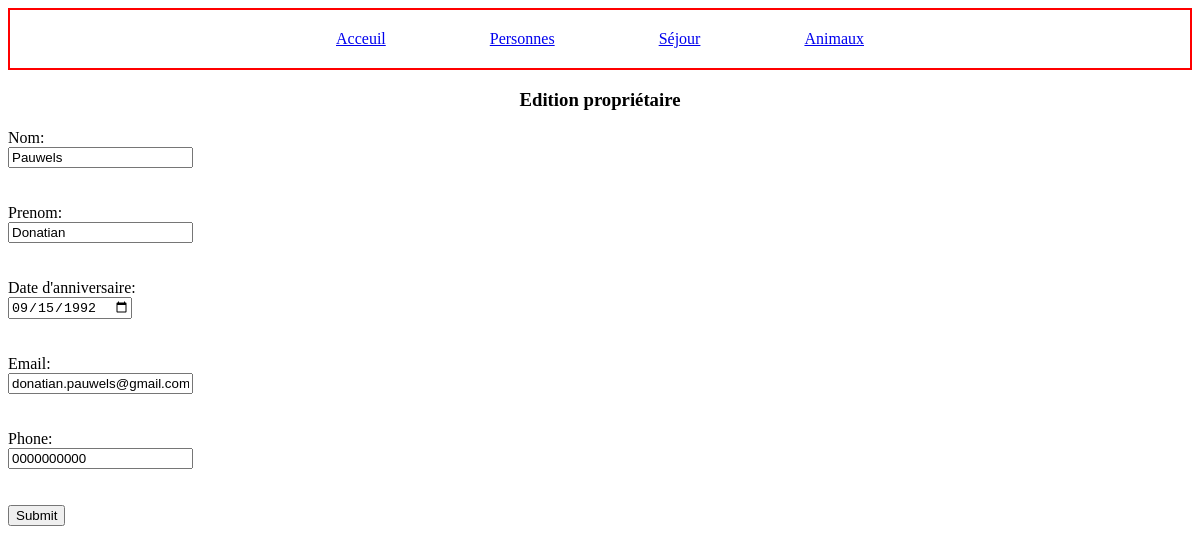
Screenshot of /person/edit/52 with the database file from the repository.
### tables this page shows
CREATE TABLE IF NOT EXISTS `t_persons` (
  `id` int(11) NOT NULL AUTO_INCREMENT,
  `name_person` varchar(50) NOT NULL,
  `firstname_person` varchar(50) NOT NULL,
  `bday_person` date NOT NULL,
  `email_person` varchar(120) NOT NULL,
  `phone_person` varchar(12) NOT NULL,
  PRIMARY KEY (`id`)
);

### Public/index.php (called while the page is built, shortened)
<?php
$router = new Router();
?>

### Models/dao/DAO.php (called while the page is built, shortened)
<?php
abstract class DAO implements DAOInterface {
    protected $db;
    protected $table;
    public function __construct ($table) {
        $this->table = $table;
        $this->db = new PDO('mysql:host=localhost;dbname=chenildp', 'root', '');
        $this->db->setAttribute(PDO::ATTR_ERRMODE, PDO::ERRMODE_EXCEPTION);
    }
    public function fetch ($id) {
        $statement = $this->db->prepare("SELECT * FROM {$this->table} WHERE id =?");
        try {
            $statement->execute([$id]);
            $result = $statement->fetch(PDO::FETCH_ASSOC);
            if ($result) {
                return $this->create($result);
            }
            return false;
        } catch (PDOException $exception) {
            var_dump($exception);
            return false;
        }
    }
}

### Models/Entities/Entity.php (called while the page is built, shortened)
<?php
abstract class Entity implements EntityInterface {
    public static function find ($id) {
        return (new static::$dao_name())->fetch($id);
    }
}

### Models/dao/PersonDAO.php (called while the page is built, shortened)
<?php
class PersonDAO extends DAO
{
    public function create($data)
    {
        if (!is_object($data)) {
            return new Person(
                isset($data['id']) ? $data['id'] : 0,
                $data['name_person'],
                $data['firstname_person'],
                $data['bday_person'],
                $data['email_person'],
                $data['phone_person'],
            );
        }
        return false;
    }
}

### Models/Entities/Person.php (called while the page is built, shortened)
<?php
class Person extends Entity {
    public function __construct ($id, $name, $firstname, $bday, $email, $phone, $animals = false) {
        $this->name = $name;
        $this->firstname = $firstname;
        $this->bday = $bday;
        $this->email = $email;
        $this->phone = $phone;
    }
    public function __get ($prop) {
        if (property_exists($this, $prop)) {
            return $this->$prop;
        }
    }
}

### Views/Persons/editPerson.php (the view, shortened to what this page needs)
<!DOCTYPE html>
<html lang="fr">
<head>
    <link href="/css/css.css" rel="stylesheet">
</head>
<body>
    <nav id=nav>
        <ul>
            <li><a href="/home">Acceuil</a></li>
            <li><a href="/person">Personnes</a></li>
            <li><a href="/boarding">Séjour</a></li>
            <li><a href="/animal">Animaux</a></li>
        </ul>
    </nav>
    <div class="title">
        <h3>Edition propriétaire</h3>
    </div>
    <form action="/person/update" method="post">
        <label for="person-name">Nom:</label></br>
        <input id="person-name" type="text" name="name" value="<?= $person->name; ?>"></br>
        <label for="person-firstname">Prenom:</label></br>
        <input id="person-firstname" type="text" name="firstname" value="<?= $person->firstname; ?>"></br>
        <label for="person-bday">Date d'anniversaire:</label></br>
        <input id="person-bday" type="date" name="bday" value="<?= $person->bday; ?>"></br>
        <label for="person-email">Email:</label></br>
        <input id="person-email" type="email" name="email" value="<?= $person->email; ?>"></br>
        <label for="person-phone">Phone:</label></br>
        <input id="person-phone" type="text" name="phone" value="<?= $person->phone; ?>"></br>
        <input type="submit">
    </form>
</body>
</html>

### Public/css/css.css (style rules this page uses)
#nav { border: solid red 2px; text-align: center; padding: 20px; }
#nav ul { list-style-type: none; padding: 0; margin: 0; }
#nav ul li { display: inline; padding: 50px; }
.title { text-align: center; }

### rows the page displays
t_persons: name "Pauwels", firstname "Donatian", bday "09/15/1992", email "donatian.pauwels@gmail.com", phone "0000000000"
